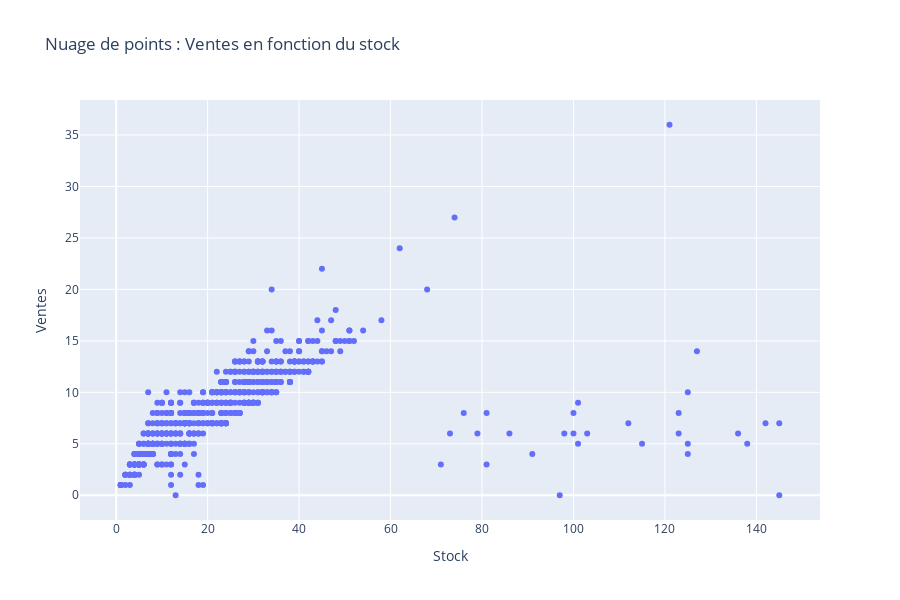

The code cell stored with this chart in its notebook:
### Markdown cell above
Avec ce graphe supplémentaire, on peut remarque que la relation entre les ventes et le prix n'est pas linéaire mais bien logarithmique. 
On voit clairement une chute importante des ventes avec l'augmentation des prix, avec une régression plus linéaire à partir de 50€

### Code cell
# Scatter plot pour plus d'analyse pour la relation stock / vente
fig = px.scatter(
    df_fusion[df_fusion['stock_quantity'] > 0],
    x='stock_quantity',
    y='total_sales',
    title='Nuage de points : Ventes en fonction du stock',
    height=600,
    labels={
        'total_sales': 'Ventes',
        'stock_quantity': 'Stock'
    }
)

fig.show()

### Figure 1 — Plotly figure (JSON) as saved in the notebook; plotly's stock layout.template omitted (floating-point values rounded to 4 significant figures; data arrays with more than 128 entries replaced by an {"elided": "..."} marker saying what was removed)
{"data": [{"hovertemplate": "Stock=%{x}<br>Ventes=%{y}<extra></extra>", "legendgroup": "", "marker": {"color": "#636efa", "symbol": "circle"}, "mode": "markers", "name": "", "orientation": "v", "showlegend": false, "type": "scatter", "x": {"elided": "669 int values"}, "xaxis": "x", "y": {"elided": "669 float values"}, "yaxis": "y"}], "layout": {"height": 600, "legend": {"tracegroupgap": 0}, "title": {"text": "Nuage de points : Ventes en fonction du stock"}, "xaxis": {"anchor": "y", "domain": [0, 1], "title": {"text": "Stock"}}, "yaxis": {"anchor": "x", "domain": [0, 1], "title": {"text": "Ventes"}}}}
